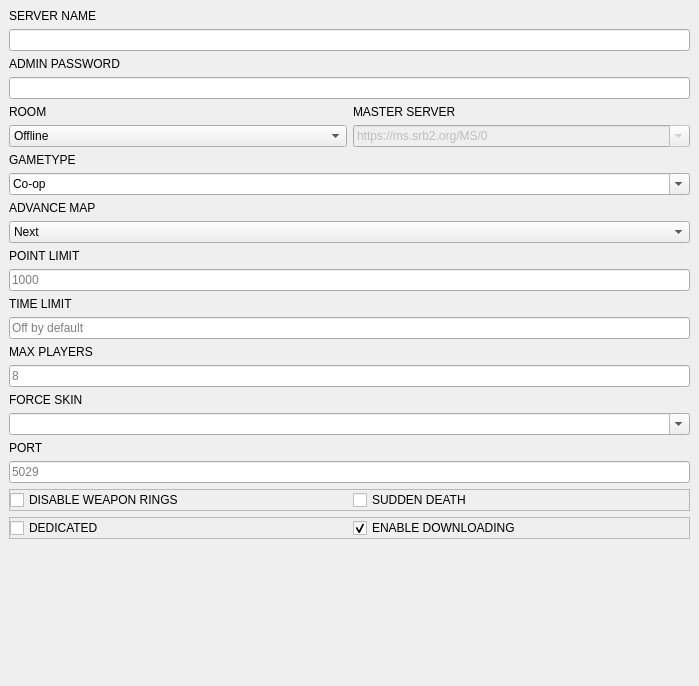
                        <widget class="QWidget" name="scrollAreaWidgetContents_4">
                         <property name="geometry">
                          <rect>
                           <x>0</x>
                           <y>0</y>
                           <width>699</width>
                           <height>686</height>
                          </rect>
                         </property>
                         <layout class="QVBoxLayout" name="verticalLayout_16">
                          <property name="leftMargin">
                           <number>9</number>
                          </property>
                          <property name="topMargin">
                           <number>9</number>
                          </property>
                          <property name="rightMargin">
                           <number>9</number>
                          </property>
                          <property name="bottomMargin">
                           <number>9</number>
                          </property>
                          <item>
                           <widget class="QLabel" name="ServerNameLabel">
                            <property name="text">
                             <string>SERVER NAME</string>
                            </property>
                           </widget>
                          </item>
                          <item>
                           <widget class="QLineEdit" name="ServerNameInput"/>
                          </item>
                          <item>
                           <widget class="QLabel" name="AdminPasswordLabel">
                            <property name="text">
                             <string>ADMIN PASSWORD</string>
                            </property>
                           </widget>
                          </item>
                          <item>
                           <widget class="QLineEdit" name="AdminPasswordInput">
                            <property name="echoMode">
                             <enum>QLineEdit::Password</enum>
                            </property>
                           </widget>
                          </item>
                          <item>
                           <layout class="QGridLayout" name="gridLayout">
                            <item row="1" column="1">
                             <widget class="QLabel" name="RoomLabel">
                              <property name="text">
                               <string>ROOM</string>
                              </property>
                             </widget>
                            </item>
                            <item row="2" column="1">
                             <widget class="QComboBox" name="RoomInput">
                              <property name="editable">
                               <bool>false</bool>
                              </property>
                              <item>
                               <property name="text">
                                <string>Offline</string>
                               </property>
                              </item>
                              <item>
                               <property name="text">
                                <string>Standard</string>
                               </property>
                              </item>
                              <item>
                               <property name="text">
                                <string>Casual</string>
                               </property>
                              </item>
                              <item>
                               <property name="text">
                                <string>Hugs</string>
                               </property>
                              </item>
                              <item>
                               <property name="text">
                                <string>OLDC</string>
                               </property>
                              </item>
                             </widget>
                            </item>
                            <item row="2" column="2">
                             <widget class="QComboBox" name="HostMSComboBox">
                              <property name="enabled">
                               <bool>false</bool>
                              </property>
                              <property name="editable">
                               <bool>true</bool>
                              </property>
                              <item>
                               <property name="text">
                                <string>https://ms.srb2.org/MS/0</string>
                               </property>
                              </item>
                              <item>
                               <property name="text">
                                <string/>
                               </property>
                              </item>
                             </widget>
                            </item>
                            <item row="1" column="2">
                             <widget class="QLabel" name="label_5">
                              <property name="text">
                               <string>MASTER SERVER</string>
                              </property>
                             </widget>
                            </item>
                           </layout>
                          </item>
                          <item>
                           <widget class="QLabel" name="GametypeLabel">
                            <property name="text">
                             <string>GAMETYPE</string>
                            </property>
                           </widget>
                          </item>
                          <item>
                           <widget class="QComboBox" name="GametypeInput">
                            <property name="editable">
                             <bool>true</bool>
                            </property>
                            <item>
                             <property name="text">
                              <string>Co-op</string>
                             </property>
                            </item>
                            <item>
                             <property name="text">
                              <string>Competition</string>
                             </property>
                            </item>
                            <item>
                             <property name="text">
                              <string>Race</string>
                             </property>
                            </item>
                            <item>
                             <property name="text">
                              <string>Match</string>
                             </property>
                            </item>
                            <item>
                             <property name="text">
                              <string>Team Match</string>
                             </property>
                            </item>
                            <item>
                             <property name="text">
                              <string>Tag</string>
                             </property>
                            </item>
                            <item>
                             <property name="text">
                              <string>Hide and Seek</string>
                             </property>
                            </item>
                            <item>
                             <property name="text">
                              <string>Capture the Flag</string>
                             </property>
                            </item>
                            <item>
                             <property name="text">
                              <string/>
                             </property>
                            </item>
                           </widget>
                          </item>
                          <item>
                           <widget class="QLabel" name="AdvanceMapLabel">
                            <property name="text">
                             <string>ADVANCE MAP</string>
                            </property>
                           </widget>
                          </item>
                          <item>
                           <widget class="QComboBox" name="AdvanceMapInput">
                            <property name="currentIndex">
                             <number>1</number>
                            </property>
                            <item>
                             <property name="text">
                              <string>Off</string>
                             </property>
                            </item>
                            <item>
                             <property name="text">
                              <string>Next</string>
                             </property>
                            </item>
                            <item>
                             <property name="text">
                              <string>Random</string>
                             </property>
                            </item>
                           </widget>
                          </item>
                          <item>
                           <widget class="QLabel" name="PointLimitLabel">
                            <property name="text">
                             <string>POINT LIMIT</string>
                            </property>
                           </widget>
                          </item>
                          <item>
                           <widget class="QLineEdit" name="PointLimitInput">
                            <property name="placeholderText">
                             <string>1000</string>
                            </property>
                           </widget>
                          </item>
                          <item>
                           <widget class="QLabel" name="TimeLimitLabel">
                            <property name="text">
                             <string>TIME LIMIT</string>
                            </property>
                           </widget>
                          </item>
                          <item>
                           <widget class="QLineEdit" name="TimeLimitInput">
                            <property name="placeholderText">
                             <string>Off by default</string>
                            </property>
                           </widget>
                          </item>
                          <item>
                           <widget class="QLabel" name="MaxPlayersLabel">
                            <property name="text">
                             <string>MAX PLAYERS</string>
                            </property>
                           </widget>
                          </item>
                          <item>
                           <widget class="QLineEdit" name="MaxPlayersInput">
                            <property name="placeholderText">
                             <string>8</string>
                            </property>
                           </widget>
                          </item>
                          <item>
                           <widget class="QLabel" name="ForceSkinLabel">
                            <property name="text">
                             <string>FORCE SKIN</string>
                            </property>
                           </widget>
                          </item>
                          <item>
                           <widget class="QComboBox" name="ForceSkinInput">
                            <property name="styleSheet">
                             <string notr="true"/>
                            </property>
                            <property name="editable">
                             <bool>true</bool>
                            </property>
                            <item>
                             <property name="text">
                              <string/>
                             </property>
                            </item>
                            <item>
                             <property name="text">
                              <string>Sonic</string>
                             </property>
                            </item>
                            <item>
                             <property name="text">
                              <string>Tails</string>
                             </property>
                            </item>
                            <item>
                             <property name="text">
                              <string>Knuckles</string>
                             </property>
                            </item>
                            <item>
                             <property name="text">
                              <string>Amy</string>
                             </property>
                            </item>
                            <item>
                             <property name="text">
                              <string>Fang</string>
                             </property>
                            </item>
                            <item>
                             <property name="text">
                              <string>Metal Sonic</string>
                             </property>
                            </item>
                           </widget>
                          </item>
                          <item>
                           <widget class="QLabel" name="PortLabel">
                            <property name="text">
                             <string>PORT</string>
                            </property>
                           </widget>
                          </item>
                          <item>
                           <widget class="QLineEdit" name="PortInput">
                            <property name="inputMask">
                             <string/>
                            </property>
                            <property name="placeholderText">
                             <string>5029</string>
                            </property>
                           </widget>
                          </item>
                          <item>
                           <widget class="QFrame" name="frame_15">
                            <property name="frameShape">
                             <enum>QFrame::StyledPanel</enum>
                            </property>
                            <property name="frameShadow">
                             <enum>QFrame::Raised</enum>
                            </property>
                            <layout class="QHBoxLayout" name="horizontalLayout_11">
                             <property name="leftMargin">
                              <number>0</number>
                             </property>
                             <property name="topMargin">
                              <number>0</number>
                             </property>
                             <property name="rightMargin">
                              <number>0</number>
                             </property>
                             <property name="bottomMargin">
                              <number>0</number>
                             </property>
                             <item>
                              <widget class="QCheckBox" name="DisableWeaponsToggle">
                               <property name="minimumSize">
                                <size>
                                 <width>0</width>
                                 <height>0</height>
                                </size>
                               </property>
                               <property name="text">
                                <string>DISABLE WEAPON RINGS</string>
                               </property>
                              </widget>
                             </item>
                             <item>
                              <widget class="QCheckBox" name="SuddenDeathToggle">
                               <property name="minimumSize">
                                <size>
                                 <width>0</width>
                                 <height>0</height>
                                </size>
                               </property>
                               <property name="text">
                                <string>SUDDEN DEATH</string>
                               </property>
                              </widget>
                             </item>
                            </layout>
                           </widget>
                          </item>
                          <item>
                           <widget class="QFrame" name="frame">
                            <property name="frameShape">
                             <enum>QFrame::StyledPanel</enum>
                            </property>
                            <property name="frameShadow">
                             <enum>QFrame::Raised</enum>
                            </property>
                            <layout class="QHBoxLayout" name="horizontalLayout_14">
                             <property name="leftMargin">
                              <number>0</number>
                             </property>
                             <property name="topMargin">
                              <number>0</number>
                             </property>
                             <property name="rightMargin">
                              <number>0</number>
                             </property>
                             <property name="bottomMargin">
                              <number>0</number>
                             </property>
                             <item>
                              <widget class="QCheckBox" name="DedicatedServerToggle">
                               <property name="styleSheet">
                                <string notr="true"/>
                               </property>
                               <property name="text">
                                <string>DEDICATED</string>
                               </property>
                               <property name="checked">
                                <bool>false</bool>
                               </property>
                              </widget>
                             </item>
                             <item>
                              <widget class="QCheckBox" name="UploadToggle">
                               <property name="text">
                                <string>ENABLE DOWNLOADING</string>
                               </property>
                               <property name="checked">
                                <bool>true</bool>
                               </property>
                              </widget>
                             </item>
                            </layout>
                           </widget>
                          </item>
                          <item>
                           <spacer name="verticalSpacer_4">
                            <property name="orientation">
                             <enum>Qt::Vertical</enum>
                            </property>
                            <property name="sizeHint" stdset="0">
                             <size>
                              <width>20</width>
                              <height>40</height>
                             </size>
                            </property>
                           </spacer>
                          </item>
                         </layout>
                        </widget>
